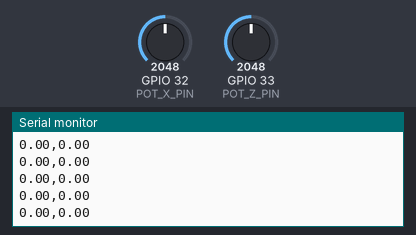
Recording of a sketch running on a simulated ESP32. Parts: the last lines printed to the serial monitor. The test bench sets the inputs (shaded band); at power-on: GPIO 32 (POT_X_PIN) = 2048, GPIO 33 (POT_Z_PIN) = 2048 (analog values on the 0–4095 scale).

Above: at 2.2 s.
2.3 s: GPIO 32 (POT_X_PIN) set to 2866
At 2.32 s:
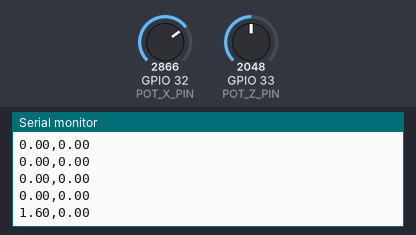
3.8 s: GPIO 33 (POT_Z_PIN) set to 2866
At 3.83 s:
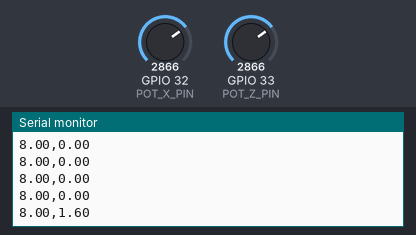
5.3 s: GPIO 32 (POT_X_PIN) set to 3603
At 5.34 s:
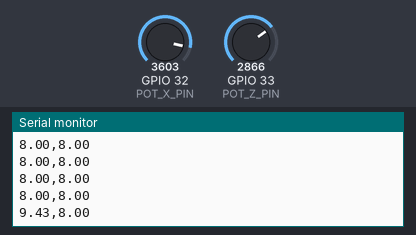
6.8 s: GPIO 33 (POT_Z_PIN) set to 3603
At 6.8 s:
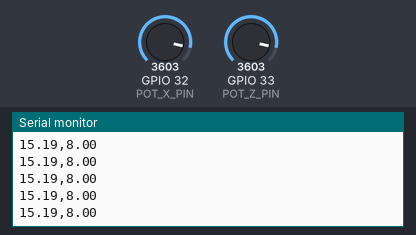
Timing chart, 0 to 9.3 s (numbered marks = the images above; inputs shaded):
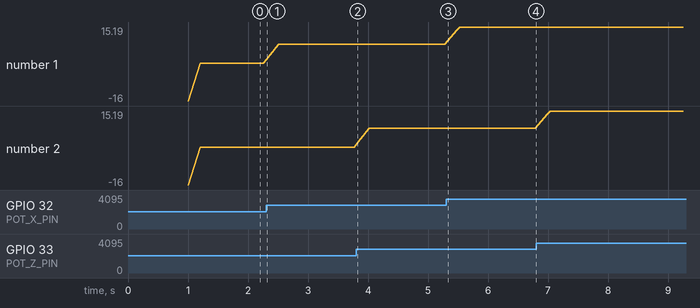

The sketch:

wind_controller_for_unity.ino
```cpp
const int POT_X_PIN = 32;
const int POT_Z_PIN = 33;

const int NUM_SAMPLES = 5;

int samplesX[NUM_SAMPLES] = {0, 0, 0, 0, 0};
int samplesZ[NUM_SAMPLES] = {0, 0, 0, 0, 0};

int sampleIndex = 0;

float mapFloat(float x,
               float inMin,
               float inMax,
               float outMin,
               float outMax)
{
  return (x - inMin) *
         (outMax - outMin) /
         (inMax - inMin) +
         outMin;
}

void setup()
{
  Serial.begin(115200);

  analogReadResolution(12);

  pinMode(POT_X_PIN, INPUT);
  pinMode(POT_Z_PIN, INPUT);

  delay(1000);
}

void loop()
{
  samplesX[sampleIndex] = analogRead(POT_X_PIN);
  samplesZ[sampleIndex] = analogRead(POT_Z_PIN);

  sampleIndex = (sampleIndex + 1) % NUM_SAMPLES;

  float sumX = 0;
  float sumZ = 0;

  for (int i = 0; i < NUM_SAMPLES; i++)
  {
    sumX += samplesX[i];
    sumZ += samplesZ[i];
  }

  float averageX = sumX / NUM_SAMPLES;
  float averageZ = sumZ / NUM_SAMPLES;


  // ----------------------------------------------------------
  // 3. Convert ADC readings into wind values
  //
  // ADC:       0 ---- 4095
  // Wind:    -20 ---- +20
  // ----------------------------------------------------------

  float windX = mapFloat(
    averageX,
    0.0,
    4095.0,
    -20.0,
    20.0
  );

  float windZ = mapFloat(
    averageZ,
    0.0,
    4095.0,
    -20.0,
    20.0
  );


  // ----------------------------------------------------------
  // 4. Send CSV data to Unity
  //
  // Example:
  // -12.43,8.71
  // ----------------------------------------------------------

  Serial.print(windX, 2);
  Serial.print(",");
  Serial.println(windZ, 2);


  // ----------------------------------------------------------
  // 5. Update at approximately 20 Hz
  // ----------------------------------------------------------

  delay(50);
}
```

Measured:
- after the input at 2.3 s, the serial monitor: prints a new line at once (image 1)
- after the input at 3.8 s, the serial monitor: prints a new line at once (image 2)
- after the input at 5.3 s, the serial monitor: prints a new line at once (image 3)
- plotted number 1: 0 → 8 after the input at 2.3 s, 8 → 15.19 after the input at 5.3 s
